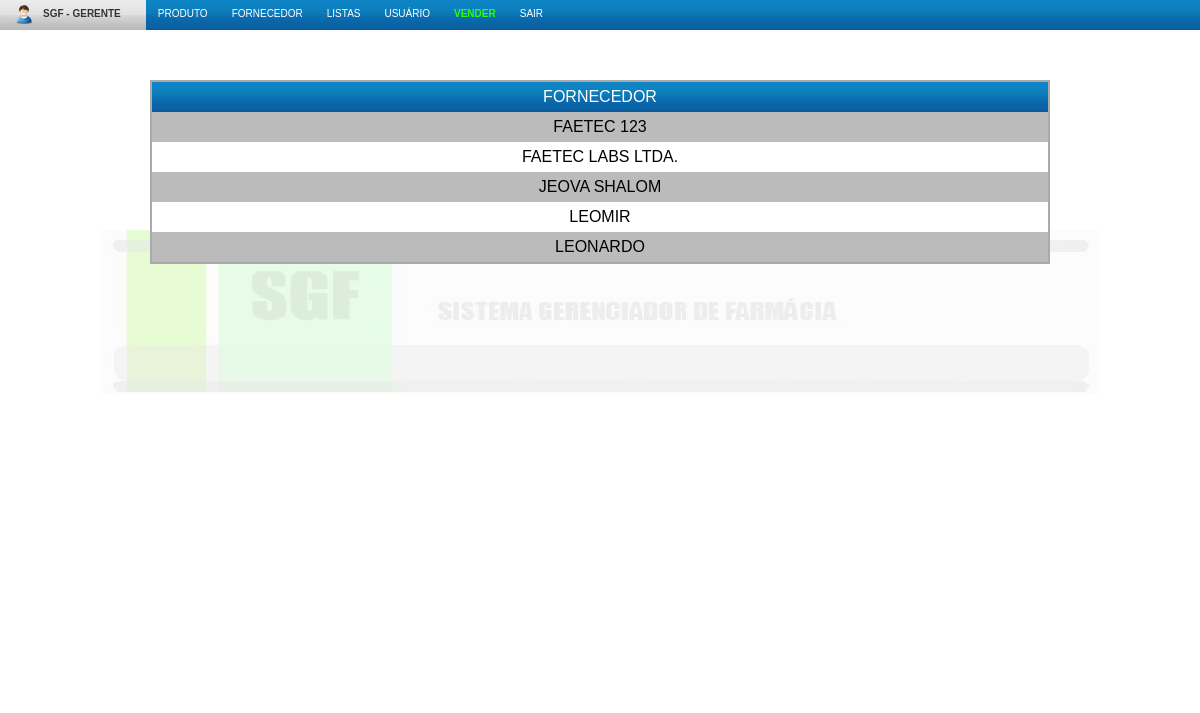
/main/listarFornecedores.php (signed in), run on the app's committed database.
### tables this page shows
CREATE TABLE IF NOT EXISTS `fornecedor` (
  `idfornecedor` int(11) NOT NULL AUTO_INCREMENT,
  `cnpj` varchar(18) NOT NULL,
  `nome` varchar(100) NOT NULL,
  `telefone` varchar(20) NOT NULL,
  `email` varchar(100) NOT NULL,
  `cep` varchar(9) NOT NULL,
  `endereco` varchar(255) NOT NULL,
  `numero` int(11) NOT NULL,
  `complemento` varchar(50) NOT NULL,
  `bairro` varchar(100) NOT NULL,
  `cidade` varchar(100) NOT NULL,
  `uf` tinyint(2) NOT NULL,
  PRIMARY KEY (`idfornecedor`)
);

### class/Fornecedor.class.php (called while the page is built, shortened)
<?php
class Fornecedor {
    public static function listarfornecedors() {
        $query = "SELECT * FROM fornecedor ORDER BY nome ASC";
        $res = mysql_query($query);
        return $res;
    }
}
?>

### main/listarFornecedores.php (the view, shortened to what this page needs)
<?php
include 'topo.php';
$fornecedor = Fornecedor::listarfornecedors();
?>
<table cellpadding=0 cellspacing=0 class="tbl_listaProd">
	<thead>
		<tr>
			<td>fornecedor</td>
		</tr>
	</thead>
	<tbody>
<?php
while($row = mysql_fetch_array($fornecedor)) {
	$table .= "<tr>";
	$table .= " <td><a href='verFornecedor.php?fornecedor=".$row['idfornecedor']."'>".$row['nome']."</a></td>";
	$table .= "</tr>";
}
print $table;
?>
	</tbody>
</table>
<?php include 'rodape.php'; ?>

### css/estilo.css (style rules this page uses)
body { text-align:center; margin:0; font: normal 16px tahoma, Arial, Helvetica, sans-serif; text-transform: uppercase; }
a, a:hover, a:visited { text-decoration: none; color: #000; }
table { margin: 0 auto; }
.tbl_cadProduto ,.tbl_altProduto, .tbl_entradaProd, .tbl_venda, .tbl_listaProd, .tbl_estoque { margin-top: 50px; }
.tbl_listaProd, .tbl_estoque, .tbl_vendaD { border:2px solid #aaa; }

### css/menu.css (style rules this page uses)
* { margin: 0; padding: 0; font-size: 100%; }

### main/listarFornecedores.php (style rules this page uses)
table { border: 0; width: 900px; }
table tr td { height: 30px; }

### data on the page
fornecedor: nome "FAETEC 123"
fornecedor: nome "FAETEC LABS LTDA."
fornecedor: nome "JEOVA SHALOM"
fornecedor: nome "LEOMIR"
fornecedor: nome "LEONARDO"

### other printed values
$_SESSION['usuario']['nome'] "GERENTE"
